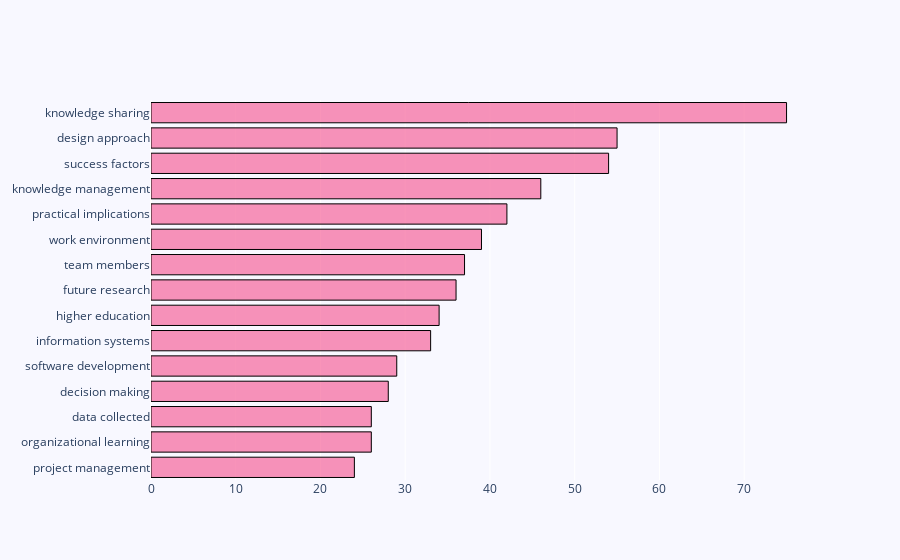

Write notebook code for a chart like this one.
### Code cell
# N-Grams
# Arguments: view       = 'notebook', 'browser' ('notebook' -> To plot in your prefered Notebook App. 'browser' -> To plot in your prefered browser window);
#            entry      = 'abs', 'title', 'kwa', or 'kwp'
#            n_grams    = An integer with size n (representing the most common groups of words with size n)
#            stop_words = A list of stopwords to clean the corpus. ['ar', 'bn', 'bg', 'cs', 'en', 'fi', 'fr', 'de', 'el', 'hi', 'he', 'hu', 'it', 'ja', 'ko',  'mr', 'fa', 'pl', 'pt-br', 'ro', 'ru', 'es', 'sv', 'sk', 'zh', 'th', 'uk'];
#                         'ar' = Arabic; 'bn' = Bengali; 'bg' = Bulgarian; 'cs' = Czech; 'en' = English; 'fi' = Finnish; 'fr' = French; 'de' = German; 'el' = Greek; 'he' = Hebrew;'hi' = Hindi; 'hu' = Hungarian; 'it' = Italian;
#                         'ja' = Japanese; 'ko' = Korean; 'mr' =  Marathi; 'fa' =  Persian; 'pl' =  Polish; 'pt-br' = Portuguese-Brazilian; 'ro' = Romanian; 'ru' = Russian; 'es' =  Spanish; 'sk' = Slovak; 'sv' = Swedish;
#                         'zh' = Chinese; 'th' = Thai; 'uk' = Ukrainian
#            rmv_custom_words  = A list of custom stopwords to clean the corpus
#             wordsn           = Number of N-Grams
bibfile.get_top_ngrams(view = 'notebook', entry = 'abs', ngrams = 2, stop_words = ['en'], rmv_custom_words = ['reserved', 'case', 'emerald', 'methodology', 'publishing', 'paper', 'taylor', 'springer', 'igi'], wordsn = 15)

### Figure 1 — Plotly figure (JSON) as saved in the notebook; plotly's stock layout.template omitted (floating-point values rounded to 4 significant figures)
{"data": [{"marker": {"color": "rgba(246, 78, 139, 0.6)", "line": {"color": "black", "width": 1}}, "orientation": "h", "type": "bar", "x": [75, 55, 54, 46, 42, 39, 37, 36, 34, 33, 29, 28, 26, 26, 24], "y": ["knowledge sharing", "design approach", "success factors", "knowledge management", "practical implications", "work environment", "team members", "future research", "higher education", "information systems", "software development", "decision making", "data collected", "organizational learning", "project management"]}], "layout": {"paper_bgcolor": "rgb(248, 248, 255)", "plot_bgcolor": "rgb(248, 248, 255)", "yaxis": {"autorange": "reversed"}}}
